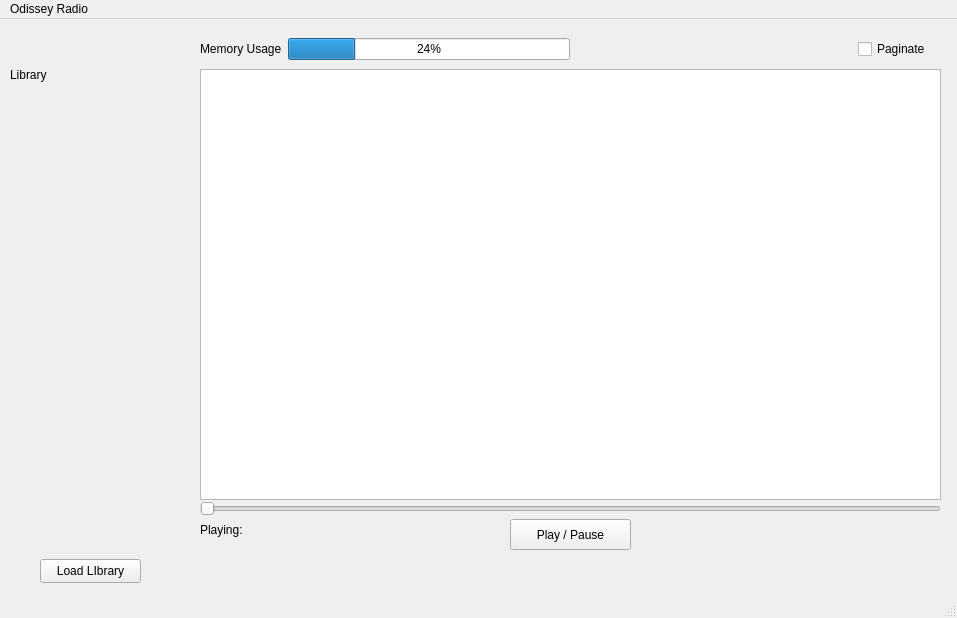
<?xml version="1.0" encoding="UTF-8"?>
<ui version="4.0">
 <class>MainWindow</class>
 <widget class="QMainWindow" name="MainWindow">
  <property name="geometry">
   <rect>
    <x>0</x>
    <y>0</y>
    <width>957</width>
    <height>618</height>
   </rect>
  </property>
  <property name="windowTitle">
   <string>MainWindow</string>
  </property>
  <widget class="QWidget" name="centralwidget">
   <widget class="QPushButton" name="pushButton">
    <property name="geometry">
     <rect>
      <x>40</x>
      <y>540</y>
      <width>101</width>
      <height>24</height>
     </rect>
    </property>
    <property name="text">
     <string>Load LIbrary</string>
    </property>
   </widget>
   <widget class="QTableWidget" name="tableWidget">
    <property name="geometry">
     <rect>
      <x>200</x>
      <y>50</y>
      <width>741</width>
      <height>431</height>
     </rect>
    </property>
   </widget>
   <widget class="QLabel" name="label">
    <property name="geometry">
     <rect>
      <x>10</x>
      <y>40</y>
      <width>91</width>
      <height>31</height>
     </rect>
    </property>
    <property name="text">
     <string>Library</string>
    </property>
   </widget>
   <widget class="QSlider" name="horizontalSlider">
    <property name="geometry">
     <rect>
      <x>200</x>
      <y>480</y>
      <width>741</width>
      <height>20</height>
     </rect>
    </property>
    <property name="orientation">
     <enum>Qt::Horizontal</enum>
    </property>
   </widget>
   <widget class="QLabel" name="label_3">
    <property name="geometry">
     <rect>
      <x>200</x>
      <y>500</y>
      <width>71</width>
      <height>21</height>
     </rect>
    </property>
    <property name="text">
     <string>Playing:</string>
    </property>
   </widget>
   <widget class="QPushButton" name="pushButton_2">
    <property name="geometry">
     <rect>
      <x>510</x>
      <y>500</y>
      <width>121</width>
      <height>31</height>
     </rect>
    </property>
    <property name="text">
     <string>Play / Pause</string>
    </property>
   </widget>
   <widget class="QWidget" name="horizontalLayoutWidget_2">
    <property name="geometry">
     <rect>
      <x>200</x>
      <y>-10</y>
      <width>731</width>
      <height>80</height>
     </rect>
    </property>
    <layout class="QHBoxLayout" name="horizontalLayout_2">
     <item>
      <layout class="QHBoxLayout" name="horizontalLayout">
       <item>
        <widget class="QLabel" name="label_2">
         <property name="text">
          <string>Memory Usage</string>
         </property>
        </widget>
       </item>
       <item>
        <widget class="QProgressBar" name="progressBar">
         <property name="value">
          <number>24</number>
         </property>
        </widget>
       </item>
       <item>
        <spacer name="horizontalSpacer">
         <property name="orientation">
          <enum>Qt::Horizontal</enum>
         </property>
         <property name="sizeHint" stdset="0">
          <size>
           <width>40</width>
           <height>20</height>
          </size>
         </property>
        </spacer>
       </item>
      </layout>
     </item>
     <item>
      <widget class="QCheckBox" name="checkBox">
       <property name="text">
        <string>Paginate</string>
       </property>
      </widget>
     </item>
    </layout>
   </widget>
  </widget>
  <widget class="QMenuBar" name="menubar">
   <property name="geometry">
    <rect>
     <x>0</x>
     <y>0</y>
     <width>957</width>
     <height>21</height>
    </rect>
   </property>
   <widget class="QMenu" name="menuOdissey_Radio">
    <property name="title">
     <string>Odissey Radio</string>
    </property>
   </widget>
   <addaction name="menuOdissey_Radio"/>
  </widget>
  <widget class="QStatusBar" name="statusbar"/>
 </widget>
 <resources/>
 <connections/>
</ui>
